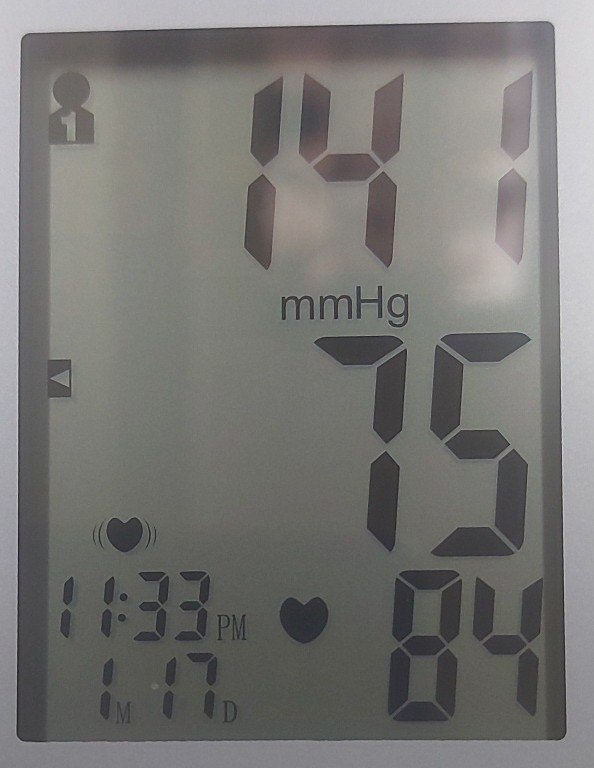
#> input picture file_img/31462f23700ca352fa1d4.jpg, 594 x 768 px
$ python -i roi_bp.py   (imports and definitions only)
#> lines starting #> are read from the running program, lines starting #| are printed output that depends on the picture; after the words box and inside, x2 and y2 are one past the last pixel; in counts of white or black regions, pixels touching at a corner belong together
import cv2
import os
from PIL import Image
import numpy as np
from scipy.ndimage import gaussian_filter
PURPLE = (75, 0, 130)
YELLOW = (0, 255, 255)
THICKNESS = 4
FONT = cv2.FONT_HERSHEY_SIMPLEX
def increase_contrast(image, factor):
    img_array = np.array(image)
    mean_value = np.mean(img_array)
    contrasted_array = (img_array - mean_value) * factor + mean_value
    contrasted_array = np.clip(contrasted_array, 0, 255)
    contrasted_image = Image.fromarray(contrasted_array.astype('uint8'))
    return contrasted_image

def crop_image(image, left, top, right, bottom):
    image = cv2_to_pillow(image)
    cropped_image = image.crop((left, top, right, bottom))
    return pillow_to_cv2(cropped_image)

def cv2_to_pillow(cv2_image):
    pillow_image = Image.fromarray(cv2_image)
    return pillow_image

def pillow_to_cv2(pillow_image):
    cv2_image = cv2.cvtColor(np.array(pillow_image), cv2.COLOR_RGB2BGR)
    return cv2_image

def reduce_blur(pil_image, sigma):
    img_array = np.array(pil_image)
    blurred_array = gaussian_filter(img_array, sigma=sigma)
    blurred_pil_image = Image.fromarray(blurred_array.astype('uint8'))
    return blurred_pil_image
def roi_blood_pressure(img_path):
#> called with img_path = '../../file_img/31462f23700ca352fa1d4.jpg'
    peri_pre = 0
    x_cur, y_cur, w_cur, h_cur, area_cur, peri_cur = 0, 0, 0, 0, 0, 0
    img_color = cv2.imread(img_path)
#> img_color is the input picture: shape (768, 594, 3); mean B, G, R 116.5, 118.7, 119.5
    img_color = cv2.resize(img_color, (480, 640))
#> img_color: shape (640, 480, 3)
    img_color_c = img_color.copy()
    img = cv2.cvtColor(img_color, cv2.COLOR_BGR2GRAY)

    blurred = cv2.GaussianBlur(img, (5, 5), 0)
    blurred = cv2.bilateralFilter(blurred, 5, sigmaColor=50, sigmaSpace=50)
    edged = cv2.Canny(blurred, 130, 150, 255)
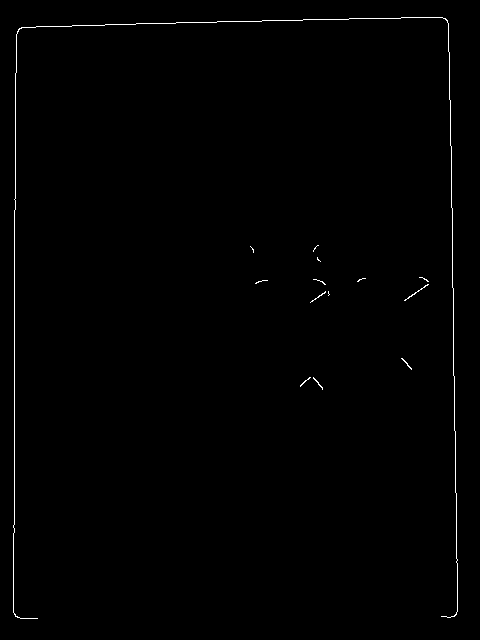
#> edged: shape (640, 480); 0.61% white in thin lines or dots, all inside (x1, y1, x2, y2) = (13, 17, 458, 619)

    cnts, _ = cv2.findContours(edged, cv2.RETR_EXTERNAL, cv2.CHAIN_APPROX_SIMPLE)
#> cnts = 14 contours, all with area under 20
    cnts = sorted(cnts, key=cv2.contourArea, reverse=True)[:100]
    cv2.drawContours(img_color, cnts, 0, PURPLE, THICKNESS)
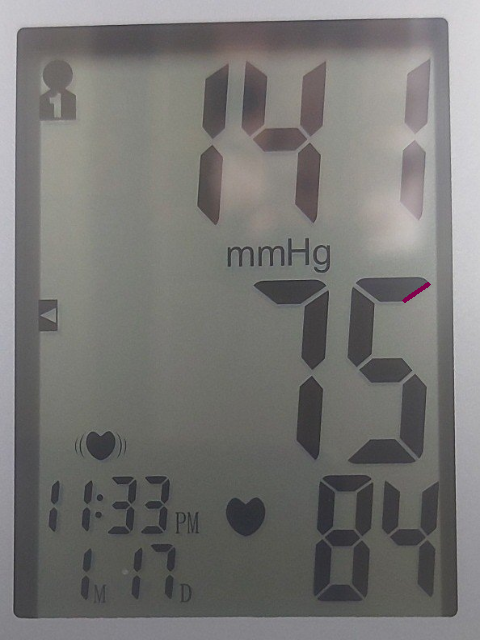
#> img_color: shape (640, 480, 3); mean B, G, R 116.3, 118.5, 119.4
    for i in range(len(cnts)):
        cv2.drawContours(img_color, cnts, i, PURPLE, THICKNESS)
        # print(f"ContourArea:{cv2.contourArea(cnts[i])}")
        x, y, w, h = cv2.boundingRect(cnts[i])
        cv2.rectangle(img_color, (x, y), (x + w, y + h), YELLOW, THICKNESS)
        area = round(cv2.contourArea(cnts[i]), 1)
        peri = round(cv2.arcLength(cnts[i], closed=True), 1)
        if peri >= peri_pre:
            peri_pre = peri
            x_cur, y_cur, w_cur, h_cur, area_cur, peri_cur = x, y, w, h, area, peri
#> this loop made 14 passes
#> (x, y, w, h, area, peri, peri_pre, x_cur) on passes 1 to 2: (404, 284, 25, 17, 12, 61.3, 61.3, 404), (13, 17, 445, 602, 11, 3328.9, 3328.9, 13)
#> (x, y, w, h, area, peri) on passes 3 to 8: (401, 358, 11, 12, 9.5, 30.9), (313, 377, 10, 13, 9, 31.5), (300, 377, 11, 10, 7.5, 28), (310, 291, 16, 12, 7.5, 39.7), (313, 279, 13, 6, 3, 28.1), (419, 277, 10, 5, 3, 21.3)
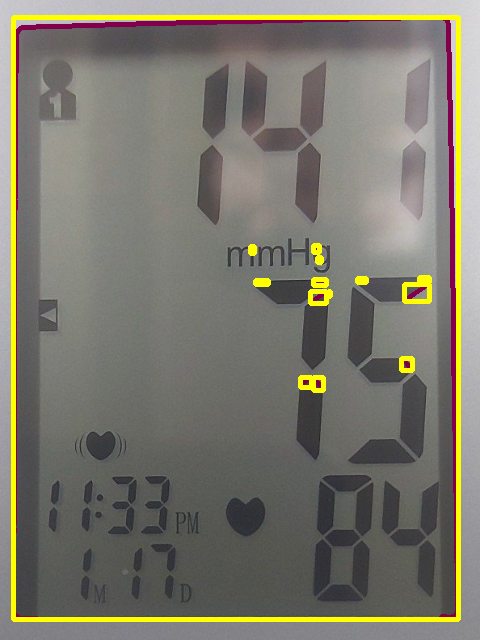
#> img_color: shape (640, 480, 3); 5.65% of pixels changed, all inside (x1, y1, x2, y2) = (11, 15, 461, 622)
#> after the loop, area_cur = 11; h_cur = 602; peri_cur = 3328.9; peri_pre = 3328.9; w_cur = 445; x_cur = 13; y_cur = 17
        # [5 lines of commented-out code are left out]
    roi = img_color_c[y_cur: y_cur + h_cur, x_cur: x_cur + w_cur]
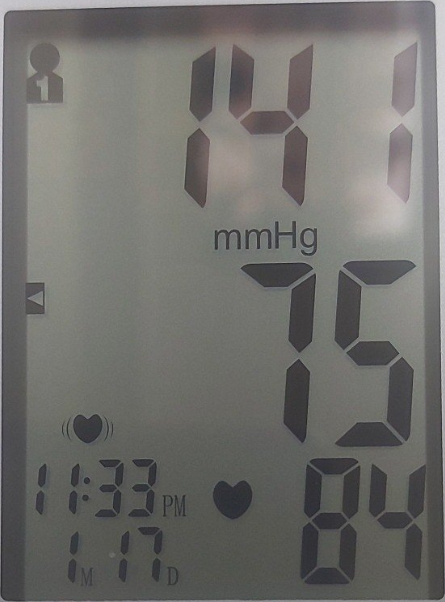
#> roi: shape (602, 445, 3); mean B, G, R 107.9, 111.1, 111.9
    roi = cv2.resize(roi, (296, 385))
#> roi: shape (385, 296, 3)
    roi = pillow_to_cv2(increase_contrast(cv2_to_pillow(roi), 2))
#> in increase_contrast, `mean_value = np.mean(img_array)`: mean_value = 110.1
#> in increase_contrast, `contrasted_array = (img_array - mean_value) * factor + mean_value`:
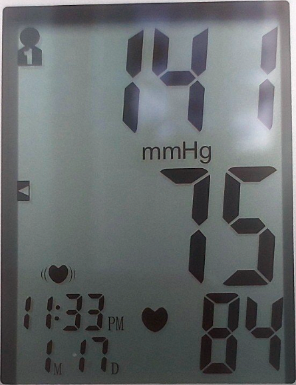
#> contrasted_array: shape (385, 296, 3) float64; mean R, G, B 105.3, 111.7, 113.3; drawn with min black and max white
#> in increase_contrast, `contrasted_array = np.clip(contrasted_array, 0, 255)`:
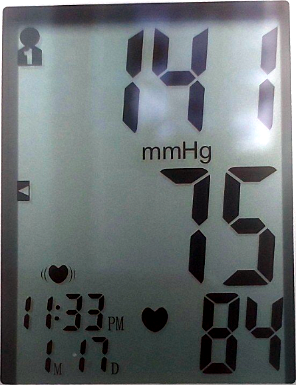
#> contrasted_array: shape (385, 296, 3) float64; mean R, G, B 104.8, 111.5, 113
#> in pillow_to_cv2, `cv2_image = cv2.cvtColor(np.array(pillow_image), cv2.COLOR_RGB2BGR)`:
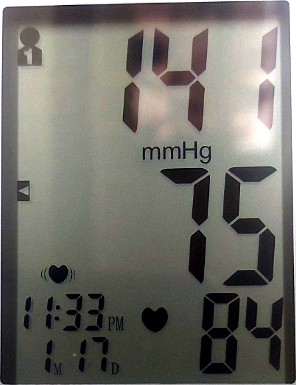
#> cv2_image: shape (385, 296, 3); mean R, G, B 112.2, 110.6, 104
    image_name_with_extension = os.path.basename(img_path)
    image_name, _ = os.path.splitext(image_name_with_extension)

    # cv2.imshow("ROI", roi)
    # cv2.waitKey(0)

    roi_path = image_name + '-roi.png'
    cv2.imwrite(f'inter/{roi_path}', roi)
    return roi

>>> result = roi_blood_pressure('../../file_img/31462f23700ca352fa1d4.jpg')

$ run again, on file_img/3d41c82d9702445c1d133.jpg
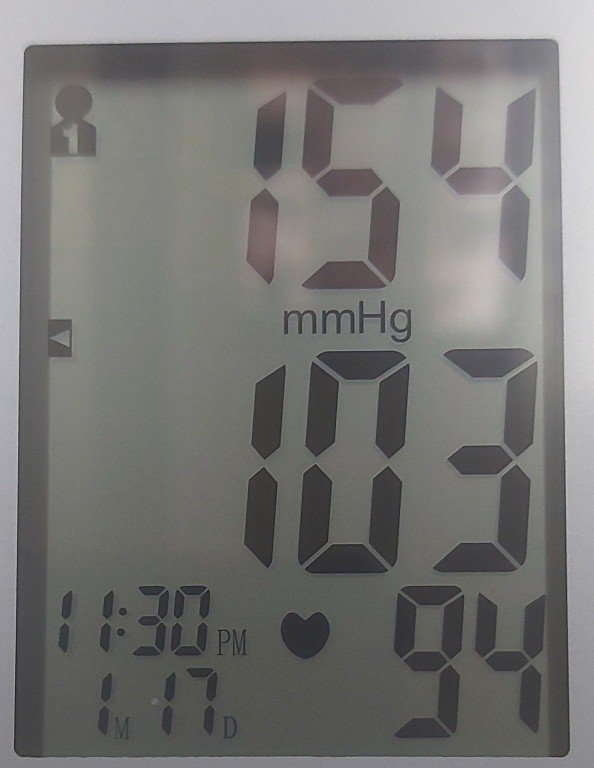
#> input picture file_img/3d41c82d9702445c1d133.jpg, 594 x 768 px
#> in roi_blood_pressure, img_color is the input picture: shape (768, 594, 3); mean B, G, R 116.2, 118, 118.7
#> in roi_blood_pressure, `edged = cv2.Canny(blurred, 130, 150, 255)`:
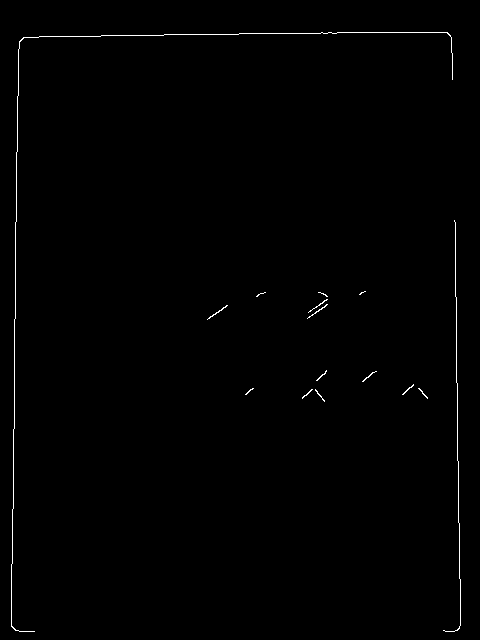
#> edged: shape (640, 480); 0.58% white in thin lines or dots, all inside (x1, y1, x2, y2) = (11, 32, 461, 632)
#> cnts = 15 contours, all with area under 20
#> the loop in roi_blood_pressure, `for i in range(len(cnts)):` made 15 passes
#> (x, y, w, h, area, peri, peri_pre, x_cur) on passes 1 to 2: (207, 305, 21, 15, 13, 51.6, 51.6, 207), (11, 32, 442, 600, 12.5, 2189.9, 2189.9, 11)
#> after the loop in roi_blood_pressure, `for i in range(len(cnts)):`: area_cur = 12.5; h_cur = 600; peri_cur = 2189.9; w_cur = 442; x_cur = 11; y_cur = 32
#> mean_value = 107.8
#> in pillow_to_cv2, `cv2_image = cv2.cvtColor(np.array(pillow_image), cv2.COLOR_RGB2BGR)`:
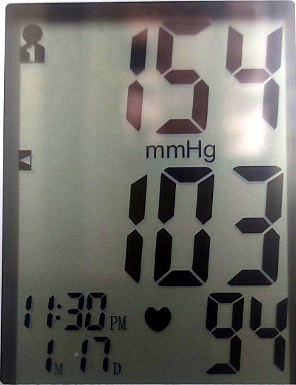
#> cv2_image: shape (385, 296, 3); mean R, G, B 110.2, 109, 103.3
